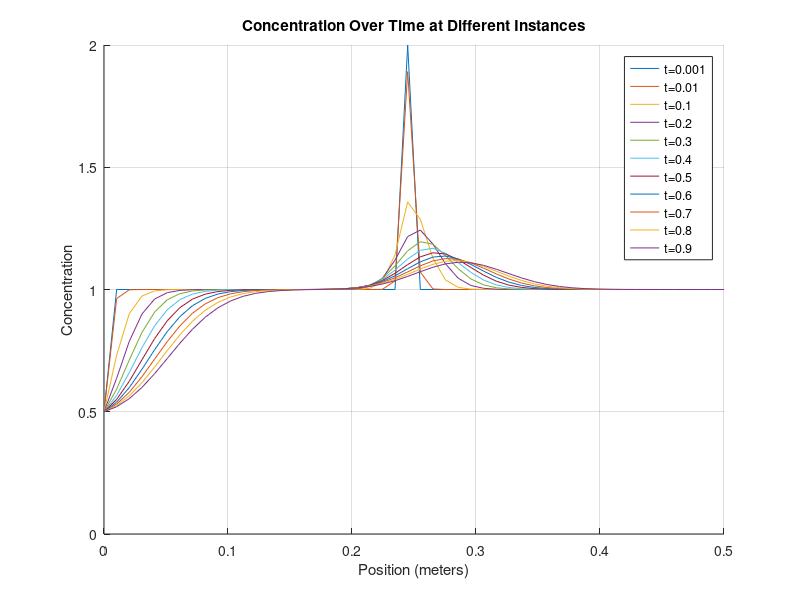
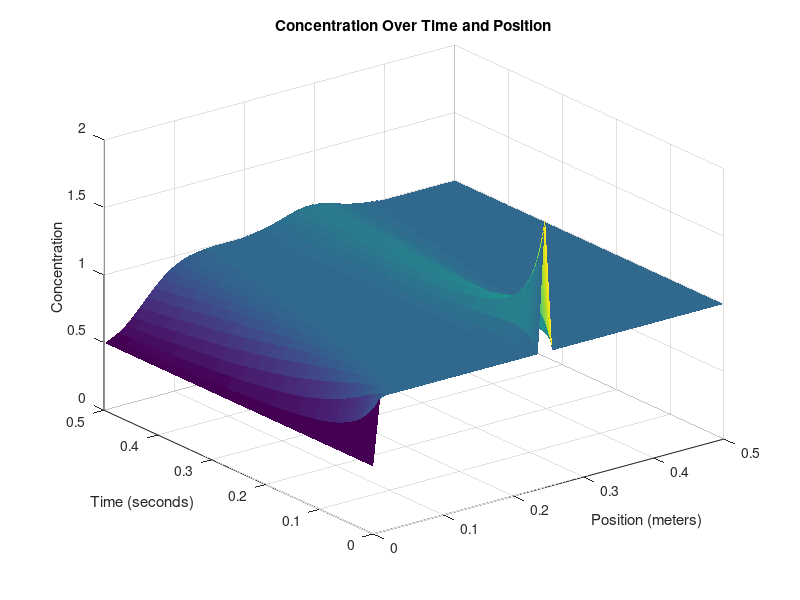

Write MATLAB code to recreate these figures, in order.
clear
close all
clc

% Define parameters
domain_length = 0.5;   % Domain length (meters)
discretization = 50;    % Number of spatial discretization points
dx = domain_length / (discretization - 1);

time_length = 0.5;      % Time length (seconds)
time_steps = 500;       % Number of time steps
dt = time_length / time_steps;

D = 0.001;               % Diffusion coefficient
velocity = 0.1;         % Constant velocity (m/s)
inflow_concentration = 0.5; % Constant solute concentration at the first cell
rejection_rate = 0; % No rejection
ion_flux = velocity*(1-rejection_rate);

% Create a grid for space and time
x = linspace(0, domain_length, discretization);
t = linspace(0, time_length, time_steps);

% Initialize the concentration array (1D)
C = ones(discretization, time_steps);
% Initial condition (as a column vector)
C(discretization/2,1) = 2;

% Time-stepping loop
for k = 2:time_steps
    for i = 1:discretization
        % Calculate the second derivative in x direction
        if i == 1
             C(1,:) = inflow_concentration; % Fill the first cell with inflow concentration
            % No left neighbor at the first cell
            d2Cdx2 = D * (C(2, k-1) -  C(1, k-1)) / dx^2;
             % Apply advection and inflow at the first cell
            dCdt_convection = -velocity * C(i, k-1) / dx;
        elseif i == discretization
            % No right neighbor at the last cell and MEMBRANE
            d2Cdx2 = (D * (C(discretization - 1, k-1) - C(discretization, k-1)) / dx^2); %+ C(i,k-1)*(1-ion_flux)*(dt/dx);
        else
            % Calculate the second derivative normally
            d2Cdx2 = D * (C(i + 1, k-1) - 2 * C(i, k-1) + C(i - 1, k-1)) / dx^2;
            % Apply advection term
            dCdt_convection = -velocity * (C(i, k-1) - C(i-1, k-1)) / dx;
        end
        % Apply the diffusion-convection-(electromigration) equation
        C(i, k) = C(i, k-1) + dt * (d2Cdx2 + dCdt_convection);
    end
end


% Define fractions of time steps you want to visualize
time_fraction = [0.001, 0.01, 0.1, 0.2, 0.3, 0.4, 0.5, 0.6, 0.7, 0.8, 0.9];  % For example, 0.1 corresponds to 10% of time steps

% Calculate the corresponding time indices
time_instances = round(time_fraction * time_steps);

% Create a figure for the first plot
figure;
hold on;

% Plot concentration at specific time instances
for i = 1:length(time_instances)
    time_index = time_instances(i);
    plot(x, C(:, time_index));
end

xlabel('Position (meters)');
ylabel('Concentration');
title('Concentration Over Time at Different Instances');

% Add a legend for clarity
legend(arrayfun(@(f) ['t=', num2str(f)], time_fraction, 'UniformOutput', false));

grid on;
hold off;

% Create a 3D surface plot to visualize concentration over time and position
[T, X] = meshgrid(t, x);
figure;
h = surf(X, T, C); % Transpose removed here
xlabel('Position (meters)');
ylabel('Time (seconds)');
zlabel('Concentration');
title('Concentration Over Time and Position');

set(h,'LineStyle','none')
